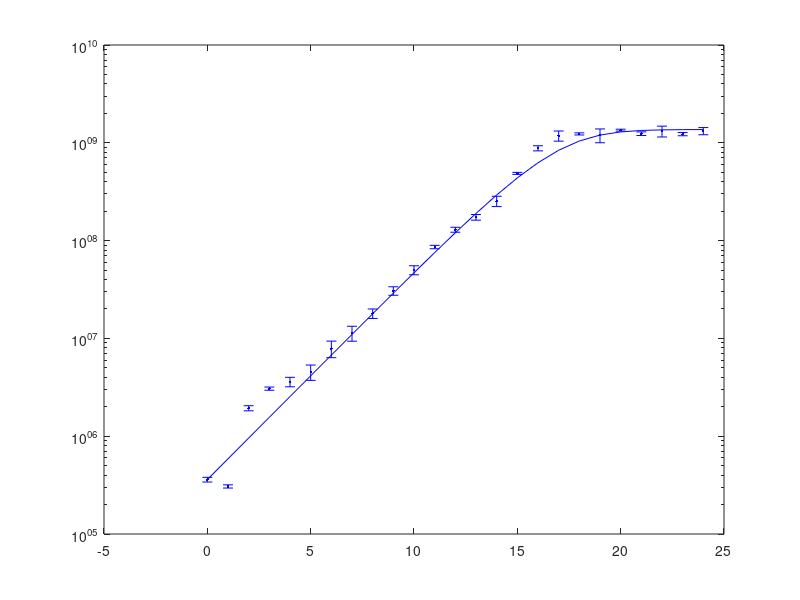

Write the MATLAB code that produced this figure. (Note: this script raises an error after producing the figure.)
clear all
close all
clc

x = [0:24]';

%%%%%% ON %%%%%%

Gon = [
3.60E+05	3.40E+05	3.80E+05
3.00E+05	3.20E+05	3.00E+05
2.00E+06	1.80E+06	2.00E+06
3.20E+06	3.00E+06	3.00E+06
4.00E+06	3.60E+06	3.20E+06
3.80E+06	5.40E+06	4.40E+06
7.20E+06	9.60E+06	6.80E+06
1.04E+07	1.36E+07	1.00E+07
1.60E+07	2.00E+07	1.80E+07
2.80E+07	3.00E+07	3.40E+07
5.60E+07	4.80E+07	4.60E+07
9.00E+07	8.40E+07	8.40E+07
1.26E+08	1.24E+08	1.38E+08
1.60E+08	1.80E+08	1.80E+08
2.60E+08	2.20E+08	2.80E+08
4.80E+08	5.00E+08	4.80E+08
8.60E+08	9.40E+08	8.40E+08
1.08E+09	1.12E+09	1.34E+09
1.24E+09	1.26E+09	1.20E+09
1.02E+09	1.16E+09	1.40E+09
1.34E+09	1.32E+09	1.38E+09
1.28E+09	1.26E+09	1.18E+09
1.50E+09	1.26E+09	1.18E+09
1.28E+09	1.20E+09	1.20E+09
1.44E+09	1.30E+09	1.22E+09]/10^8;

kappa1 = 13.6748;  
lambda1 = 0.6307; 
    
kappa0 = 4.1447; 
lambda0 = 1.1512;

kappa = kappa1;

lambda = lambda1;

No = mean(Gon(1,:));

N = [No];

N_now = No;

for k=[1:length(x)-1]
    
    N_next = N_now + lambda*N_now*(1-N_now/kappa);
    
    N = [N; N_next];
    
    N_now = N_next;
    
end

 semilogy(x,N*10^8,'b')

 hold on

 errorbar(x,mean(Gon')*10^8,std(Gon')*10^8,'b.')
 
 
%%%%%%%%%


D = [0.0133
    0.0006
    0.0532
    0.0024
    0.0080
    0.0067
    7.3460
    9.2600
   22.1565];

No = [0.0042
    0.0050
    0.0057
    0.0069
    0.0075
    0.0054
    0.0048
    0.0042
    0.0038];

Ti = [1:8 12];

l = 0;

for i = [3 5 8 9]  
    
l = l + 1; 
    
color = ['g' 'k' 'm' 'c'];

growthdata;

x = [0:24]';

y = eval(strcat('G',num2str(Ti(i))))/10^8;

kappa1 = 13.1080;  
lambda1 = 0.6759; 
    
kappa0 = 4.2182; 
lambda0 = 1.1806;


k=0:length(x)-1;

kappa = kappa0 + (kappa1-kappa0)*min(max(0,(k-Ti(i))/D(i)),1);

kappa;

lambda = lambda0 + (lambda1-lambda0)*boolean(k>=Ti(i));

lambda;

N = [No(i)];

N_now = No(i);

for k=[1:length(x)-1]
    
    N_next = N_now + lambda(k)*N_now*(1-N_now/kappa(k));
    
    N = [N; N_next];
    
    N_now = N_next;
    
end

 semilogy(x,N*10^8,color(l))
 
 hold on

 errorbar(x,mean(y')*10^8,std(y')*10^8,strcat(color(l),'.'))

end


%%%%%% OFF %%%%%%%%%%

Goff=[4.60E+05	3.60E+05	3.40E+05
6.40E+05	5.20E+05	6.40E+05
3.40E+06	4.00E+06	3.20E+06
5.40E+06	6.60E+06	6.40E+06
8.80E+06	1.00E+07	1.08E+07
2.00E+07	2.20E+07	3.00E+07
4.00E+07	4.00E+07	4.40E+07
7.40E+07	8.00E+07	8.60E+07
1.00E+08	1.80E+08	1.40E+08
2.20E+08	3.00E+08	2.60E+08
4.00E+08	4.40E+08	4.40E+08
4.20E+08	4.00E+08	5.80E+08
4.00E+08	4.80E+08	4.20E+08
3.80E+08	5.40E+08	4.00E+08
3.80E+08	4.80E+08	4.00E+08
5.40E+08	4.00E+08	3.80E+08
4.60E+08	3.20E+08	3.80E+08
3.40E+08	4.80E+08	3.40E+08
4.00E+08	3.80E+08	5.40E+08
4.20E+08	4.00E+08	4.60E+08
3.00E+08	5.60E+08	2.80E+08
5.20E+08	3.40E+08	3.80E+08
4.00E+08	3.60E+08	5.00E+08
5.20E+08	4.00E+08	3.80E+08
3.40E+08	4.20E+08	4.40E+08]/10^8;


kappa1 = 13.1080;  
lambda1 = 0.6759; 
    
kappa0 = 4.2182; 
lambda0 = 1.1806;


kappa = kappa0;

lambda = lambda0;

No = mean(Goff(1,:));

N = [No];

N_now = No;

for k=[1:length(x)-1]
    
    N_next = N_now + lambda*N_now*(1-N_now/kappa);
    
    N = [N; N_next];
    
    N_now = N_next;
    
end

 semilogy(x,N*10^8,'r')

 hold on

 errorbar(x,mean(Goff')*10^8,std(Goff')*10^8,'r.')
 
legend({'0h Induction (model)' '0h Induction (data)' '3h Induction (model)' '3h Induction (data)' '5h Induction (model)' '5h Induction (data)' '8h Induction (model)' '8h Induction (data)' '12h Induction (model)' '12h Induction (data)' 'No Induction (model)' 'No Induction (data)'})

xlabel('time (hr)')
ylabel('cell density (CFU/ml)')